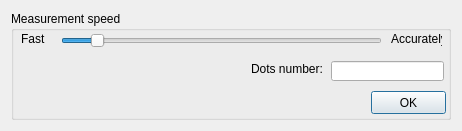
<?xml version="1.0" encoding="UTF-8"?>
<ui version="4.0">
 <class>FqSettings</class>
 <widget class="QDialog" name="FqSettings">
  <property name="geometry">
   <rect>
    <x>0</x>
    <y>0</y>
    <width>462</width>
    <height>131</height>
   </rect>
  </property>
  <property name="windowTitle">
   <string>Dialog</string>
  </property>
  <layout class="QHBoxLayout" name="horizontalLayout">
   <item>
    <widget class="QGroupBox" name="groupBox">
     <property name="title">
      <string>Measurement speed</string>
     </property>
     <widget class="QSlider" name="dotsSlider">
      <property name="geometry">
       <rect>
        <x>50</x>
        <y>20</y>
        <width>321</width>
        <height>19</height>
       </rect>
      </property>
      <property name="minimum">
       <number>5</number>
      </property>
      <property name="maximum">
       <number>1000</number>
      </property>
      <property name="singleStep">
       <number>3</number>
      </property>
      <property name="pageStep">
       <number>100</number>
      </property>
      <property name="value">
       <number>100</number>
      </property>
      <property name="orientation">
       <enum>Qt::Horizontal</enum>
      </property>
     </widget>
     <widget class="QLabel" name="label">
      <property name="geometry">
       <rect>
        <x>10</x>
        <y>20</y>
        <width>31</width>
        <height>16</height>
       </rect>
      </property>
      <property name="text">
       <string>Fast</string>
      </property>
     </widget>
     <widget class="QLabel" name="label_2">
      <property name="geometry">
       <rect>
        <x>380</x>
        <y>20</y>
        <width>51</width>
        <height>16</height>
       </rect>
      </property>
      <property name="text">
       <string>Accurately </string>
      </property>
     </widget>
     <widget class="QLineEdit" name="dotsLine">
      <property name="geometry">
       <rect>
        <x>320</x>
        <y>50</y>
        <width>113</width>
        <height>20</height>
       </rect>
      </property>
     </widget>
     <widget class="QLabel" name="label_3">
      <property name="geometry">
       <rect>
        <x>240</x>
        <y>50</y>
        <width>71</width>
        <height>16</height>
       </rect>
      </property>
      <property name="text">
       <string>Dots number:</string>
      </property>
     </widget>
     <widget class="QPushButton" name="OKBtn">
      <property name="geometry">
       <rect>
        <x>360</x>
        <y>80</y>
        <width>75</width>
        <height>23</height>
       </rect>
      </property>
      <property name="text">
       <string>OK</string>
      </property>
     </widget>
    </widget>
   </item>
  </layout>
 </widget>
 <resources/>
 <connections/>
</ui>
